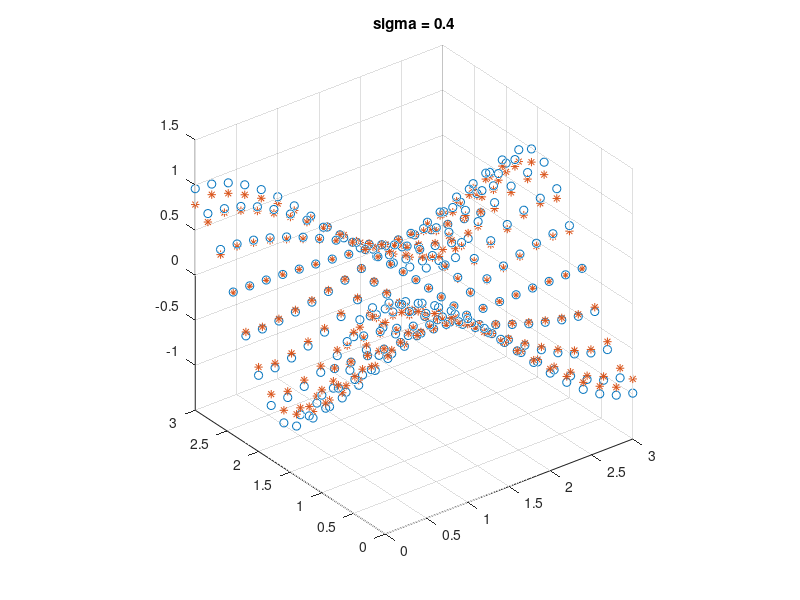

MATLAB code to generate this figure:
% ================================
% Demo of Moving Least Square
% This method is based on the following paper:
%
% Kolluri, Ravikrishna. 
% "Provably good moving least squares." 
% ACM Transactions on Algorithms (TALG) 4.2 (2008): 18.
% ================================

clear all; close all; clc;

% sigma - control how detailed it is for the MLS approximation 
sigma = 0.4;

%% create data points
[x, y] = meshgrid(0: 0.2: pi, 0: 0.2: pi);
z = cos(x) .* cos(2*y);
x = reshape(x, [], 1);
y = reshape(y, [], 1);
z = reshape(z, [], 1);

[xNew, yNew] = meshgrid(0.1: 0.2: pi, 0.1: 0.2: pi);
xNew = reshape(xNew, [], 1);
yNew = reshape(yNew, [], 1);
yNew = yNew - 0.1;

%% construct similarity matrix - Gaussian Linear
% compute points for compute similarity
for i = 1 : size(x,1)*size(x,2);
    xj(:,i) = x(i) * ones(size(x));
    yj(:,i) = y(i) * ones(size(y));
end
xi = x * ones(1, size(xj,2));
yi = y * ones(1, size(yj,2));

% compute distance
dist = (abs(xi-xj) + abs(yi-yj)) ./ sigma^2;
K = exp(-dist);
K = K./ (ones(size(K,1),1)*sum(K,1)); % normalize K

% calculate approximated points
zz = K * z;

%% visualize data
plot3(x, y, z, 'o');
title(['sigma = ', num2str(sigma)]);
hold on
grid on
axis equal
plot3(x, y, zz, '*');